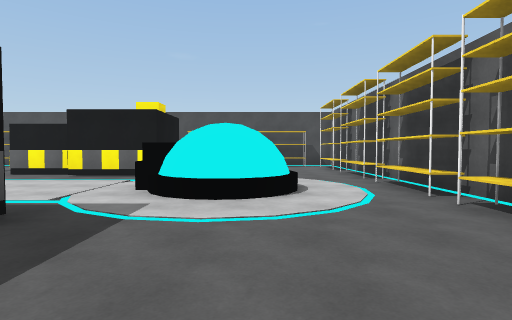
[1] (above)

14 first-person views from a walk through a Unity game level. The camera is 1.4 m above the floor, tilts 2° down and sees 80° across. The floor is counted in squares, 2 m on a side. Each view is taken from the middle of a square. On the plan, view 1 faces up. The plan holds only what a view shows up to about 10 squares ahead; the rest is blank. The place goes on beyond the plan. Surface patterns are stand-ins for the level's own textures.

[2]
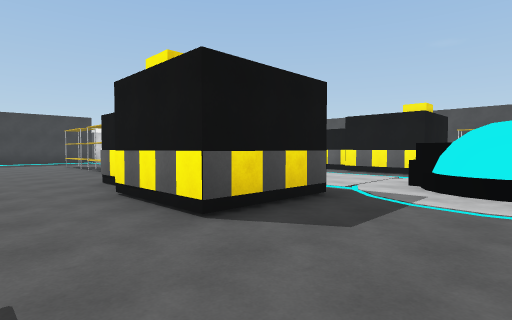

[3]
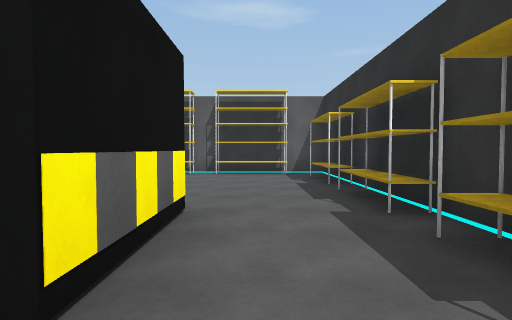

[4]
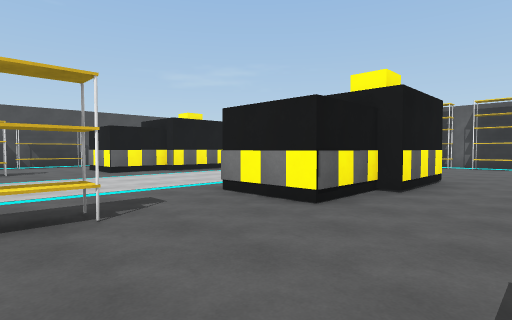

[5]
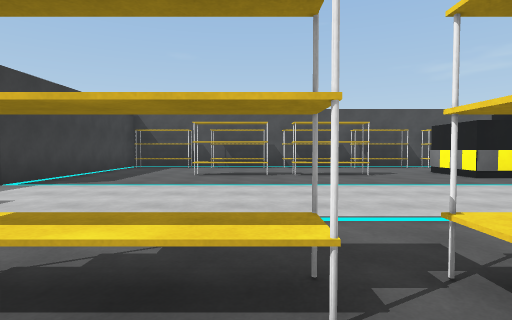

[6]
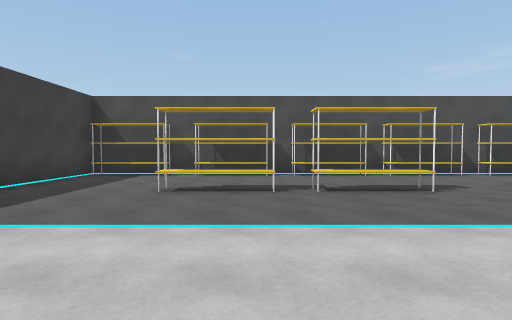

[7]
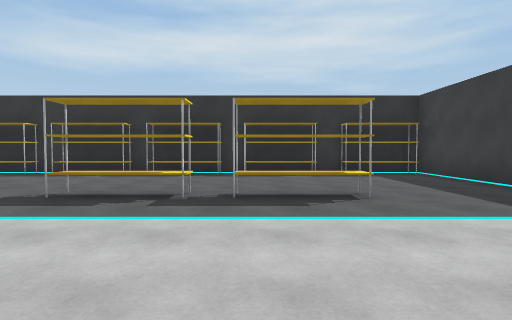

[8]
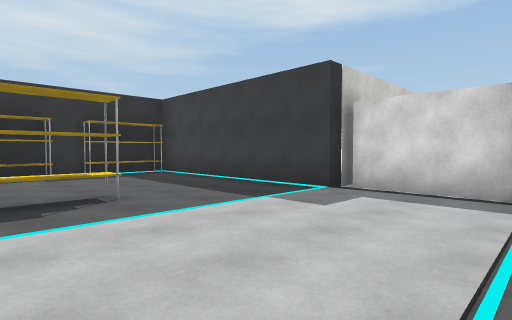

[9]
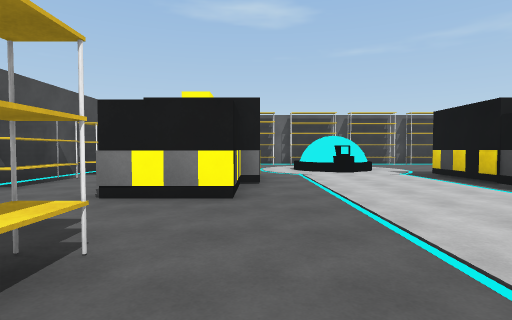

[10]
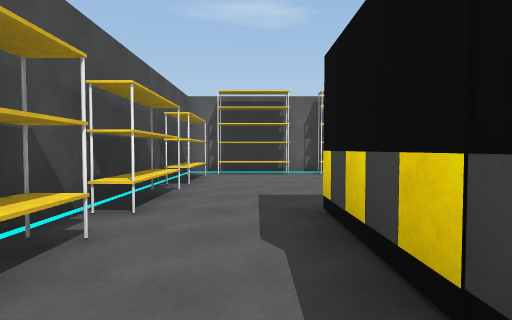

[11]
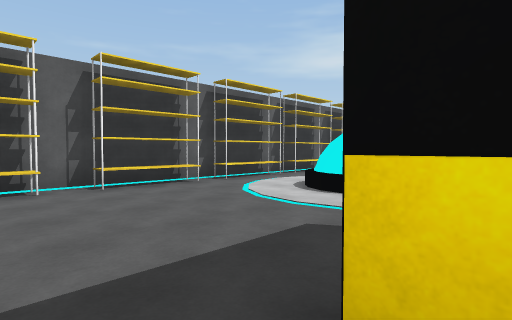

[12]
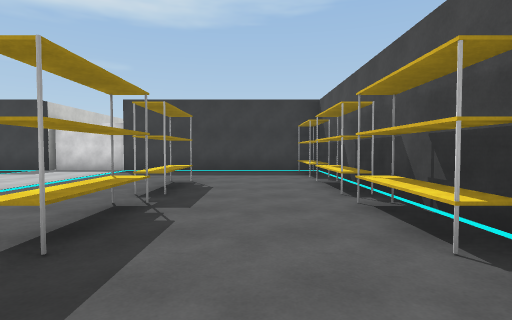

[13]
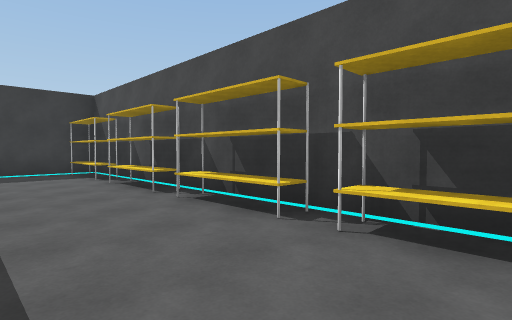

[14]
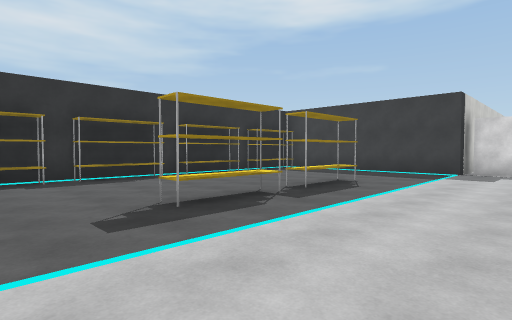

### Floor plan
Points are (right, up) in squares from view 1. A wall is a line through its corners. A room is listed if a view was taken in it or the views show most of it. See-through windows are left out.
Room 1 (views 1, 2, 11)
walls: (-1.4, 6) (-1.1, 6.3); (-0.1, 4.4) (-0.6, 4.3); (0.1, 4.7) (-0.4, 4.5); (0.4, 4.8) (0.1, 4.5) (-0.3, 4.4); (-0.3, 6.4) (0.1, 6.2) (0.4, 6); (-2.6, 3.1) (-2.6, 0.8) (-4.9, 0.8); (3.2, 3.8) (3.2, 4.4); (3.2, 6.8) (3.2, 13) (-6.5, 13); (-5.1, 10.2) (-2.5, 10.2); (-6.5, -2) (3.2, -2) (3.2, 2.2)
ways out: opening at (-5.5, -0.5) to room 2; opening at (-5.5, 11.5) to room 2; opening at (-2, 5.8) to room 2
objects: other object (-5, -2); other object (-5, 13); other object (-2, -2); other object (-2, 13); other object (-1, 5); other object (1, -2); other object (1, 13); other object (3, 0); other object (3, 3); other object (3, 5) to (3, 6); other object (3, 8); other object (3, 11)
Room 2 (views 3, 4, 5, 6, 7, 8, 9, 10, 12, 13, 14)
walls: (-5.2, 3.1) (-2.6, 3.1); (-17.2, 6.6) (-17.2, 4.2); (-4.9, 0.8) (-4.9, 1.2) (-5.9, 1.2); (-18.5, 4.1) (-16.8, 4.1) (-16.8, -2) (-16.4, -2); (-14.5, -2) (-6.5, -2); (-2.8, 7.9) (-4.9, 7.9) (-4.9, 8.3) (-5.6, 8.3); (-6.5, 13) (-14.5, 13); (-16.4, 13) (-16.8, 13) (-16.8, 6.8)
ways out: opening at (-5.5, -0.5) to room 1; opening at (-5.5, 11.5) to room 1; opening at (-2, 5.8) to room 1
objects: other object (-16, -2) to (-15, -2); other object (-16, 13) to (-15, 13); other object (-13, -2); other object (-13, 2) to (-12, 2); other object (-13, 9) to (-12, 9); other object (-13, 13); other object (-11, 2) to (-9, 3); other object (-11, 9) to (-9, 9); other object (-10, -2); other object (-10, 13); other object (-7, -2); other object (-7, 13); other object (-6, 2) to (-5, 3); other object (-6, 9) to (-5, 10); other object (-2, 5)

Positions as (right, up) in squares from view 1, and headings:
1: (0, 0), facing up
2: (0, -1), facing up-left
3: (-6, 0), facing right
4: (-10, -1), facing up-right
5: (-12, 1), facing up
6: (-12, 4), facing up
7: (-12, 7), facing down
8: (-12, 7), facing down-left
9: (-11, 8), facing right
10: (-6, 11), facing right
11: (-3, 11), facing down-right
12: (-7, 11), facing left
13: (-7, 10), facing up-left
14: (-7, 6), facing down-left
